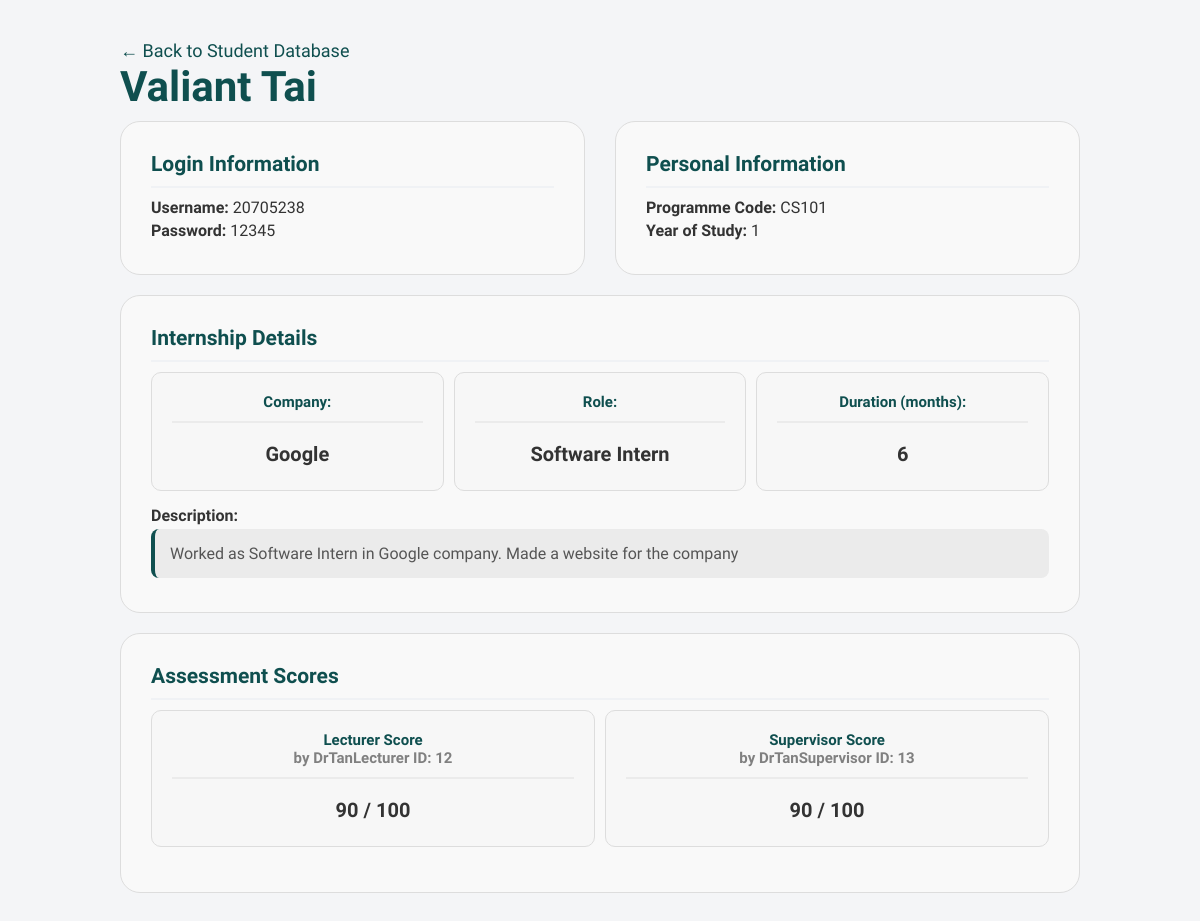
Page /AdminDashboard/StudentFunctions/ViewStudent.php?id=24 (signed in) on the committed database.
### tables this page shows
CREATE TABLE `studentaccountlist` (
  `StudentAccountID` int(11) NOT NULL,
  `Password` varchar(100) NOT NULL,
  `Username` varchar(100) NOT NULL,
  `AdminAccountID` int(11) NOT NULL
);

CREATE TABLE `studentprofile` (
  `StudentProfileID` int(11) NOT NULL,
  `StudentAccountID` int(11) NOT NULL,
  `FirstName` varchar(100) NOT NULL,
  `LastName` varchar(100) NOT NULL,
  `ProgrammeCode` varchar(100) NOT NULL,
  `YearOfStudy` int(11) NOT NULL,
  `AssesorAccountIDLect` int(11) DEFAULT NULL,
  `AssesorAccountIDSuper` int(11) DEFAULT NULL
);

CREATE TABLE `companynamelist` (
  `CompanyInt` int(11) NOT NULL,
  `CompanyName` varchar(100) NOT NULL,
  `CompanyAddress` varchar(100) DEFAULT NULL,
  `CompanyType` enum('Technology','Finance','Healthcare','Engineering','Media','Other') DEFAULT NULL,
  `ContactNumber` varchar(100) DEFAULT NULL,
  `EmailContact` varchar(100) DEFAULT NULL,
  `PicturePath` varchar(255) DEFAULT NULL
);

CREATE TABLE `internship` (
  `InternshipID` int(11) NOT NULL,
  `StudentAccountID` int(11) NOT NULL,
  `CompanyINT` int(11) DEFAULT NULL,
  `Role` varchar(100) NOT NULL,
  `Months_duration` int(11) NOT NULL,
  `Description` varchar(200) DEFAULT NULL
);

CREATE TABLE `assesoraccountlist` (
  `AssessorAccountID` int(11) NOT NULL,
  `Password` varchar(100) NOT NULL,
  `Username` varchar(100) NOT NULL,
  `AdminAccountID` int(11) NOT NULL,
  `AssesorType` enum('Lecturer','Supervisor') NOT NULL
);

CREATE TABLE `assessmentrecords` (
  `AssessmentCode` int(11) NOT NULL,
  `StudentID` int(11) NOT NULL,
  `AssesorType` enum('Lecturer','Supervisor') NOT NULL,
  `Feedback` varchar(300) DEFAULT NULL,
  `understand_project` float DEFAULT NULL,
  `health_and_safety` float DEFAULT NULL,
  `connectivity` float DEFAULT NULL,
  `presentation` float DEFAULT NULL,
  `clarity` float DEFAULT NULL,
  `activities` float DEFAULT NULL,
  `project_management` float DEFAULT NULL,
  `time_management` float DEFAULT NULL,
  `Internship_Score` int(11) DEFAULT NULL
);

### ExecutePStatement.php (called while the page is built, shortened)
<?php
function executePreparedStatement($sql, $params) {
    global $conn;
    $stmt = $conn->prepare($sql);
    if (!empty($params)) {
        $stmt->bind_param(str_repeat('s', count($params)), ...$params);
    }
    if (stripos($sql, "SELECT") === 0) {
        $stmt->execute();
        $result = $stmt->get_result();
    } else {
        $result = $stmt->execute();
    }
    return $result;
}
?>

### AdminDashboard/StudentFunctions/ViewStudent.php (the view, shortened to what this page needs)
<?php
include '../../Connection.php';
include '../../ExecutePStatement.php';
$studentID = $_GET['id'] ?? $_POST['id'] ?? null;
$fetchSql = "SELECT acc.Username, acc.Password, prof.*,
                    intern.CompanyINT, intern.Role, intern.Months_duration, intern.Description,
                    comp.CompanyName,
                    ar_lect.Internship_Score AS LectScore,
                    ar_super.Internship_Score AS SuperScore,
                    aa_lect.Username AS LectName,
                    aa_super.Username AS SuperName,
                    aa_lect.AssessorAccountID AS LectID,
                    aa_super.AssessorAccountID AS SuperID
             FROM studentaccountlist acc
             JOIN studentprofile prof ON acc.StudentAccountID = prof.StudentAccountID
             LEFT JOIN internship intern ON acc.StudentAccountID = intern.StudentAccountID
             LEFT JOIN companynamelist comp ON intern.CompanyINT = comp.CompanyInt
             LEFT JOIN assessmentrecords ar_lect ON acc.StudentAccountID = ar_lect.StudentID AND ar_lect.AssesorType = 'Lecturer'
             LEFT JOIN assessmentrecords ar_super ON acc.StudentAccountID = ar_super.StudentID AND ar_super.AssesorType = 'Supervisor'
             LEFT JOIN assesoraccountlist aa_lect ON aa_lect.AssessorAccountID = prof.AssesorAccountIDLect
             LEFT JOIN assesoraccountlist aa_super ON aa_super.AssessorAccountID = prof.AssesorAccountIDSuper
             WHERE acc.StudentAccountID = ?";
$fetchResult = executePreparedStatement($fetchSql, [$studentID]);
$studentData = $fetchResult->fetch_assoc();
?>
<!DOCTYPE html>
<html lang="en">
<head>
    <link rel="stylesheet" href="../../CssFiles/Add_Edit.css">
</head>
<body>
    <a href="../Databases/StudentDatabase.php" class="back-link">&larr; Back to Student Database</a>
    <h2 class="page-title"><?php echo $studentData['FirstName'] . " " . $studentData['LastName']; ?></h2>
    <div class="grid">
        <div class="container-group">
            <div class="container">
                <header>Login Information</header>
                <p><strong>Username:</strong> <?php echo $studentData['Username']; ?></p>
                <p><strong>Password:</strong> <?php echo $studentData['Password']; ?></p>
            </div>
            <div class="container">
                <header>Personal Information</header>
                <p><strong>Programme Code:</strong> <?php echo $studentData['ProgrammeCode']; ?></p>
                <p><strong>Year of Study:</strong> <?php echo $studentData['YearOfStudy']; ?></p>
            </div>
        </div>
        <div class="container">
            <header>Internship Details</header>
            <div class="group-small-container">
                <div class="small-container">
                    <header>Company:</header> <br>
                    <p><?php echo $studentData['CompanyName'] ?? 'N/A'; ?></p>
                </div>
                <div class="small-container">
                    <header>Role:</header> <br>
                    <p><?php echo $studentData['Role'] ?? 'N/A'; ?></p>
                </div>
                <div class="small-container">
                    <header>Duration (months):</header> <br>
                    <p><?php echo $studentData['Months_duration'] ?? 'N/A'; ?></p>
                </div>
            </div>
                <p><strong>Description:</strong> <br>
                <p class="description"><?php echo $studentData['Description'] ?? 'N/A'; ?></p>
        </div>
        <div  class="container">
            <header>Assessment Scores</header>
            <div class="group-small-container">
                <div class="small-container">
                    <header>Lecturer Score <br>
                        <span style=" color: grey ">by <?php echo $studentData['LectName']. " ID: " . $studentData['LectID'] ?? 'N/A'; ?></span>
                    </header>
                    <br>
                    <p>
                        <?php
                            if (isset($studentData['LectScore'])) {
                                echo "<b>" . $studentData['LectScore'] . " / 100</b>";
                            } else {
                                echo "<span>Not Graded Yet</span>";
                            }
                        ?>
                    </p>
                </div>
                <div class="small-container">
                    <header>Supervisor Score <br>
                        <span style=" color: grey ">by <?php echo $studentData['SuperName']. " ID: " . $studentData['SuperID'] ?? 'N/A'; ?></span>
                    </header> <br>
                    <p>
                        <?php
                            if (isset($studentData['SuperScore'])) {
                                echo "<b>" . $studentData['SuperScore'] . " / 100</b>";
                            } else {
                                echo "<span>Not Graded Yet</span>";
                            }
                        ?>
                    </p>
                </div>
            </div>
        </div>
    </div>
</body>
</html>

### CssFiles/Add_Edit.css (style rules this page uses)
* { margin: 0; padding: 0; box-sizing: border-box; font-family: "Bricolage Grotesque", sans-serif; }
body { background-color: #f4f5f7; color: #333; padding: 40px; font-family: "Bricolage Grotesque", sans-serif; }
.container { max-width: 1100px; margin: auto; }
.page-title { font-size: 42px; color: #0f4f4f; margin-bottom: 10px; }
.back-link { color: #0f4f4f; margin-bottom: 30px; font-size: 18px; text-decoration: none; }

### AdminDashboard/StudentFunctions/ViewStudent.php (style rules this page uses)
body { margin:20px 200px; margin: 40px auto; max-width: 1000px; padding: 0 20px; }
.container-group { display:flex; justify-content:flex-start; gap:30px; align-items:center; }
.container { background-color: #f9f9f9; border: 1px solid #ddd; padding: 30px; border-radius: 5px; margin-bottom: 20px; margin-left:0px; width: 100%; height:auto; border-radius:20px; }
.container-group .container { flex: 1; margin-left:0; min-width:0; }
header { color: #0f4f4f; font-size: 21px; font-weight:bold; margin-bottom:10px; border-bottom: 2px solid #f0f2f5; padding-bottom:10px }
.container p { margin-bottom:4px; }
.group-small-container { display:flex; justify-content:center; gap:10px; align-items:center; }
.small-container { background-color: #f7f7f7; border: 1px solid #ddd; padding: 20px; border-radius: 5px; margin-left:0px; width: 100%; height:auto; border-radius:10px; text-align: center; margin-bottom:15px; }
.small-container header { font-size: 15px; border-bottom: 2px solid #ebebeb; margin-bottom: 0px; }
.small-container p { font-size:20px; font-weight:bold; }
.description { background: #ebebeb; padding: 15px; border-radius: 8px; border-left: 4px solid #0f4f4f; color: #555; }

### rows in the picture
studentaccountlist: studentprofile.FirstName "Valiant", studentprofile.LastName "Tai", Username "20705238", Password "12345", studentprofile.ProgrammeCode "CS101", studentprofile.YearOfStudy "1", companynamelist.CompanyName "Google", internship.Role "Software Intern", internship.Months_duration "6", internship.Description "Worked as Software Intern in Google company. Made a website for the company", assesoraccountlist.Username+AssessorAccountID "DrTanLecturer ID: 12", assessmentrecords.Internship_Score "90", assesoraccountlist.Username+AssessorAccountID "DrTanSupervisor ID: 13"
